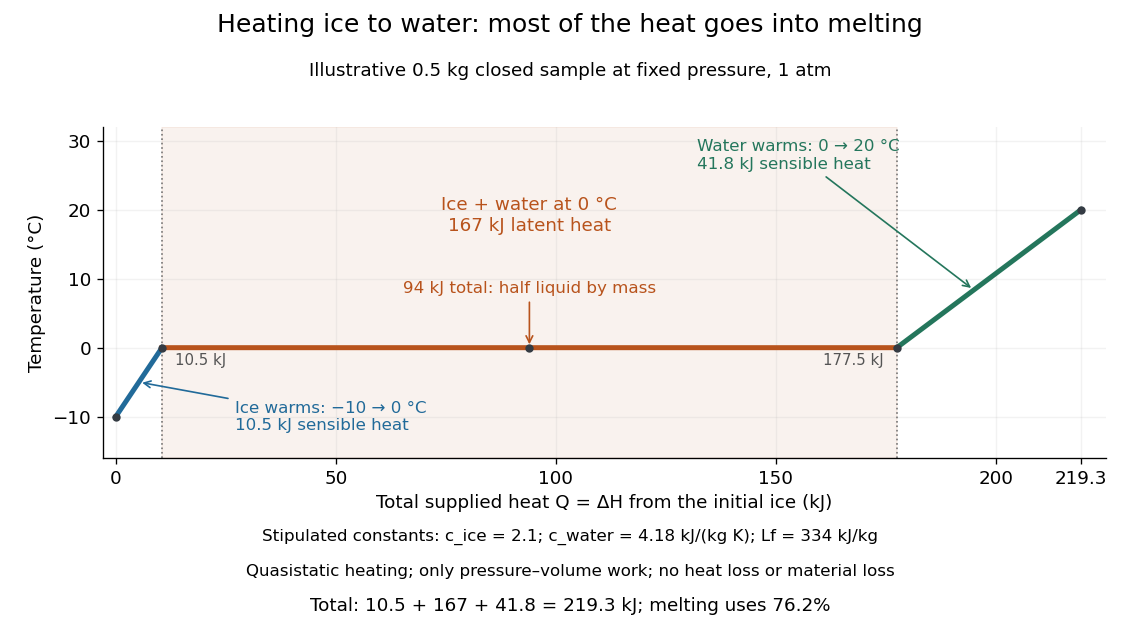

The Python source for this figure:
"""Illustrate a stipulated 0.5 kg ice-to-water heating budget at 1 atm.

Tested with Python 3.14.4, NumPy 2.3.5, Matplotlib 3.10.7.
Writes sensible-and-latent-heating-curve.png to the current directory.
Rounded constant parameters are model assumptions, not precision data.
"""

from pathlib import Path

import matplotlib.pyplot as plt
import numpy as np


def main():
    mass, c_ice, latent, c_water = 0.5, 2.1, 334.0, 4.18
    q_ice = mass * c_ice * 10.0
    q_melt = mass * latent
    q_water = mass * c_water * 20.0
    plateau_end = q_ice + q_melt
    total = plateau_end + q_water
    heat = np.unique(np.r_[np.linspace(0.0, total, 1500), q_ice, 94.0, plateau_end])
    temperature = np.where(
        heat < q_ice, -10.0 + heat / (mass * c_ice),
        np.where(heat <= plateau_end, 0.0, (heat - plateau_end) / (mass * c_water)),
    )
    liquid_fraction = np.clip((heat - q_ice) / q_melt, 0.0, 1.0)
    assert np.allclose([q_ice, q_melt, q_water, total], [10.5, 167.0, 41.8, 219.3])
    recovered = (mass * c_ice * (np.minimum(temperature, 0.0) + 10.0)
                 + q_melt * liquid_fraction
                 + mass * c_water * np.maximum(temperature, 0.0))
    assert np.allclose(recovered, heat)
    midpoint = np.flatnonzero(heat == 94.0)[0]
    assert temperature[midpoint] == 0.0 and liquid_fraction[midpoint] == 0.5

    plt.rcParams.update({"font.size": 11, "figure.facecolor": "white",
                         "axes.facecolor": "white", "savefig.facecolor": "white",
                         "axes.spines.top": False, "axes.spines.right": False})
    fig, ax = plt.subplots(figsize=(9.5, 5.3), dpi=120)
    fig.subplots_adjust(left=0.09, right=0.97, bottom=0.28, top=0.80)
    fig.suptitle("Heating ice to water: most of the heat goes into melting", fontsize=15)
    fig.text(0.5, 0.88, "Illustrative 0.5 kg closed sample at fixed pressure, 1 atm", ha="center")
    blue, orange, green = "#216a99", "#b8531c", "#24765c"
    for low, high, color in [(0.0, q_ice, blue), (q_ice, plateau_end, orange),
                             (plateau_end, total, green)]:
        selected = (heat >= low) & (heat <= high)
        ax.plot(heat[selected], temperature[selected], color=color, lw=3)
    ax.axvspan(q_ice, plateau_end, color=orange, alpha=0.07)
    for boundary in (q_ice, plateau_end):
        ax.axvline(boundary, color="#777777", ls=":", lw=1)
    ax.plot([0, q_ice, 94, plateau_end, total], [-10, 0, 0, 0, 20],
            "o", color="#343b43", ms=4)
    ax.annotate("Ice warms: −10 → 0 °C\n10.5 kJ sensible heat",
                xy=(q_ice / 2, -5), xytext=(27, -12), color=blue,
                arrowprops={"arrowstyle": "->", "color": blue}, fontsize=10)
    ax.text(94, 17, "Ice + water at 0 °C\n167 kJ latent heat", ha="center", color=orange)
    ax.annotate("94 kJ total: half liquid by mass", xy=(94, 0), xytext=(94, 8),
                ha="center", fontsize=10, color=orange,
                arrowprops={"arrowstyle": "->", "color": orange})
    ax.annotate("Water warms: 0 → 20 °C\n41.8 kJ sensible heat",
                xy=(195, (195 - plateau_end) / (mass * c_water)), xytext=(132, 26),
                color=green, fontsize=10,
                arrowprops={"arrowstyle": "->", "color": green})
    ax.text(q_ice + 3, -2.5, "10.5 kJ", fontsize=9, color="#555555")
    ax.text(plateau_end - 3, -2.5, "177.5 kJ", ha="right", fontsize=9, color="#555555")
    ax.set(xlim=(-3, 225), ylim=(-16, 32), yticks=[-10, 0, 10, 20, 30],
           xticks=[0, 50, 100, 150, 200, total],
           xlabel="Total supplied heat Q = ΔH from the initial ice (kJ)",
           ylabel="Temperature (°C)")
    ax.set_xticklabels(["0", "50", "100", "150", "200", "219.3"])
    ax.grid(alpha=0.16)
    fig.text(0.5, 0.15, "Stipulated constants: c_ice = 2.1; c_water = 4.18 kJ/(kg K); Lf = 334 kJ/kg",
             ha="center", fontsize=10)
    fig.text(0.5, 0.095, "Quasistatic heating; only pressure–volume work; no heat loss or material loss",
             ha="center", fontsize=10)
    fig.text(0.5, 0.04, "Total: 10.5 + 167 + 41.8 = 219.3 kJ; melting uses 76.2%", ha="center", fontsize=11)
    fig.savefig(Path(__file__).with_suffix(".png").name, transparent=False)
    plt.close(fig)
    print(f"Stages: {q_ice:g} + {q_melt:g} + {q_water:g} = {total:g} kJ")


if __name__ == "__main__":
    main()
